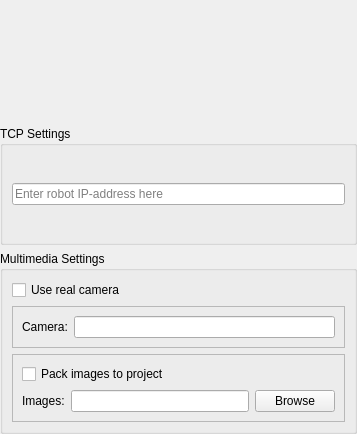
<?xml version="1.0" encoding="UTF-8"?>
<ui version="4.0">
 <class>TrikAdditionalPreferences</class>
 <widget class="QWidget" name="TrikAdditionalPreferences">
  <property name="geometry">
   <rect>
    <x>0</x>
    <y>0</y>
    <width>357</width>
    <height>434</height>
   </rect>
  </property>
  <property name="windowTitle">
   <string>Form</string>
  </property>
  <layout class="QVBoxLayout" name="verticalLayout">
   <property name="leftMargin">
    <number>0</number>
   </property>
   <property name="topMargin">
    <number>0</number>
   </property>
   <property name="rightMargin">
    <number>0</number>
   </property>
   <property name="bottomMargin">
    <number>0</number>
   </property>
   <item>
    <widget class="qReal::ui::ImagePicker" name="robotImagePicker" native="true"/>
   </item>
   <item>
    <widget class="QGroupBox" name="tcpSettingsGroupBox">
     <property name="title">
      <string>TCP Settings</string>
     </property>
     <layout class="QGridLayout" name="gridLayout_4">
      <item row="0" column="0">
       <widget class="QLineEdit" name="tcpServerLineEdit">
        <property name="placeholderText">
         <string>Enter robot IP-address here</string>
        </property>
       </widget>
      </item>
     </layout>
    </widget>
   </item>
   <item>
    <widget class="QGroupBox" name="multimediaSettingsGroupBox">
     <property name="title">
      <string>Multimedia Settings</string>
     </property>
     <layout class="QGridLayout" name="gridLayout">
      <item row="0" column="1">
       <widget class="QCheckBox" name="realCameraCheckBox">
        <property name="text">
         <string>Use real camera</string>
        </property>
       </widget>
      </item>
      <item row="2" column="1">
       <widget class="QFrame" name="simulatedCameraFrame">
        <property name="frameShape">
         <enum>QFrame::StyledPanel</enum>
        </property>
        <property name="frameShadow">
         <enum>QFrame::Raised</enum>
        </property>
        <layout class="QGridLayout" name="gridLayout_2">
         <item row="0" column="0" colspan="3">
          <widget class="QCheckBox" name="packImagesCheckBox">
           <property name="text">
            <string>Pack images to project</string>
           </property>
          </widget>
         </item>
         <item row="1" column="0">
          <widget class="QLabel" name="imagesPathLabel">
           <property name="text">
            <string>Images:</string>
           </property>
          </widget>
         </item>
         <item row="1" column="1">
          <widget class="QLineEdit" name="imagesPathlineEdit"/>
         </item>
         <item row="1" column="2">
          <widget class="QPushButton" name="browseImagesPathButton">
           <property name="text">
            <string>Browse</string>
           </property>
          </widget>
         </item>
        </layout>
       </widget>
      </item>
      <item row="1" column="1">
       <widget class="QFrame" name="realCameraFrame">
        <property name="frameShape">
         <enum>QFrame::StyledPanel</enum>
        </property>
        <property name="frameShadow">
         <enum>QFrame::Raised</enum>
        </property>
        <layout class="QGridLayout" name="gridLayout_3">
         <item row="0" column="0">
          <widget class="QLabel" name="cameraNamelabel">
           <property name="text">
            <string>Camera:</string>
           </property>
          </widget>
         </item>
         <item row="0" column="1">
          <widget class="QLineEdit" name="cameraNameLineEdit"/>
         </item>
        </layout>
       </widget>
      </item>
     </layout>
    </widget>
   </item>
  </layout>
 </widget>
 <customwidgets>
  <customwidget>
   <class>qReal::ui::ImagePicker</class>
   <extends>QWidget</extends>
   <header>qrutils/widgets/imagePicker.h</header>
   <container>1</container>
  </customwidget>
 </customwidgets>
 <resources/>
 <connections/>
</ui>
